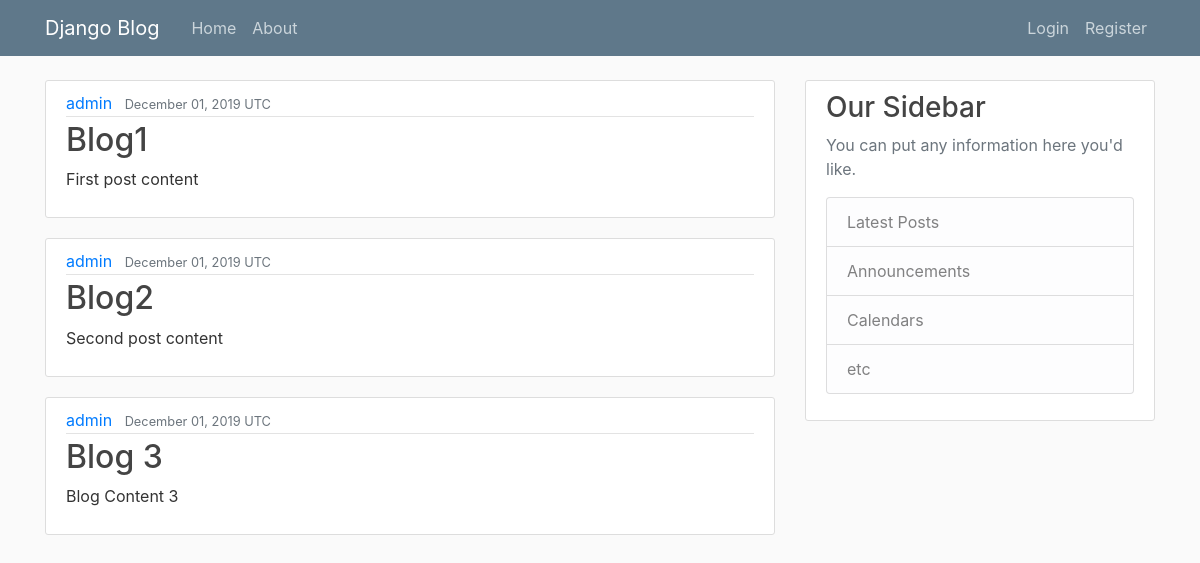
Screenshot of /blog/ with the database file from the repository.
### blog/models.py (models this page shows)
class Post(models.Model):
    title = models.CharField(max_length=100)
    content = models.TextField()
    date_posted = models.DateTimeField(default=timezone.now)
    author = models.ForeignKey(User, on_delete=models.CASCADE)

### blog/views.py (the view)
# urls.py: path('', views.home, name='blog-home'),
def home(request):
    context = {
        'posts': Post.objects.all()
    }
    return render(request, 'blog/home.html', context)

### blog/templates/blog/home.html
{% extends "blog/base.html" %}
{% block content %}
    {% for post in posts %}
        <article class="media content-section">
            <div class="media-body">
              <div class="article-metadata">
                <a class="mr-2" href="#">{{ post.author }}</a>
                <small class="text-muted">{{ post.date_posted|date:"F d, Y e" }}</small>
              </div>
              <h2><a class="article-title" href="#">{{ post.title }}</a></h2>
              <p class="article-content">{{ post.content }}</p>
            </div>
          </article>
    {% endfor %}
{% endblock content %}

### blog/static/blog/main.css (style rules this page uses)
body { background: #fafafa; color: #333333; margin-top: 5rem; }
h1, h2, h3, h4, h5, h6 { color: #444444; }
.content-section { background: #ffffff; padding: 10px 20px; border: 1px solid #dddddd; border-radius: 3px; margin-bottom: 20px; }
.article-title { color: #444444; }
.article-content { white-space: pre-line; }
.article-metadata { padding-bottom: 1px; margin-bottom: 4px; border-bottom: 1px solid #e3e3e3 }

### rows the page displays
Post: author "admin", date_posted "December 01, 2019 UTC", title "Blog1", content "First post content"
Post: author "admin", date_posted "December 01, 2019 UTC", title "Blog2", content "Second post content"
Post: author "admin", date_posted "December 01, 2019 UTC", title "Blog 3", content "Blog Content 3"
